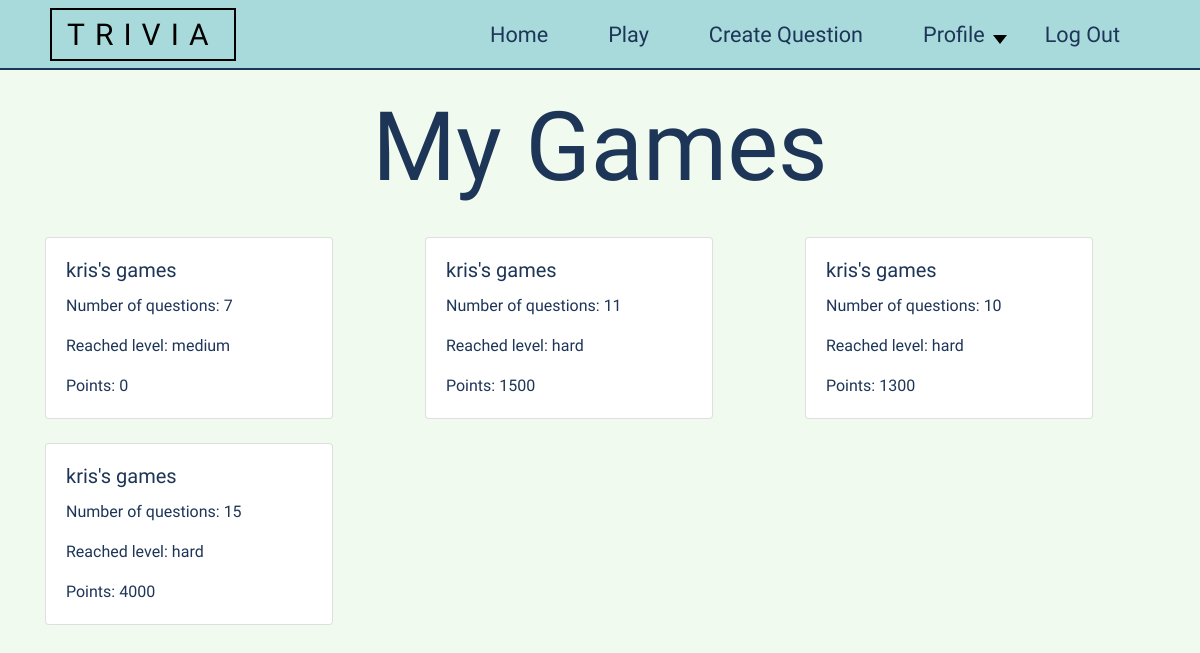
Before: /games/mine/ (signed in) with the older database file.
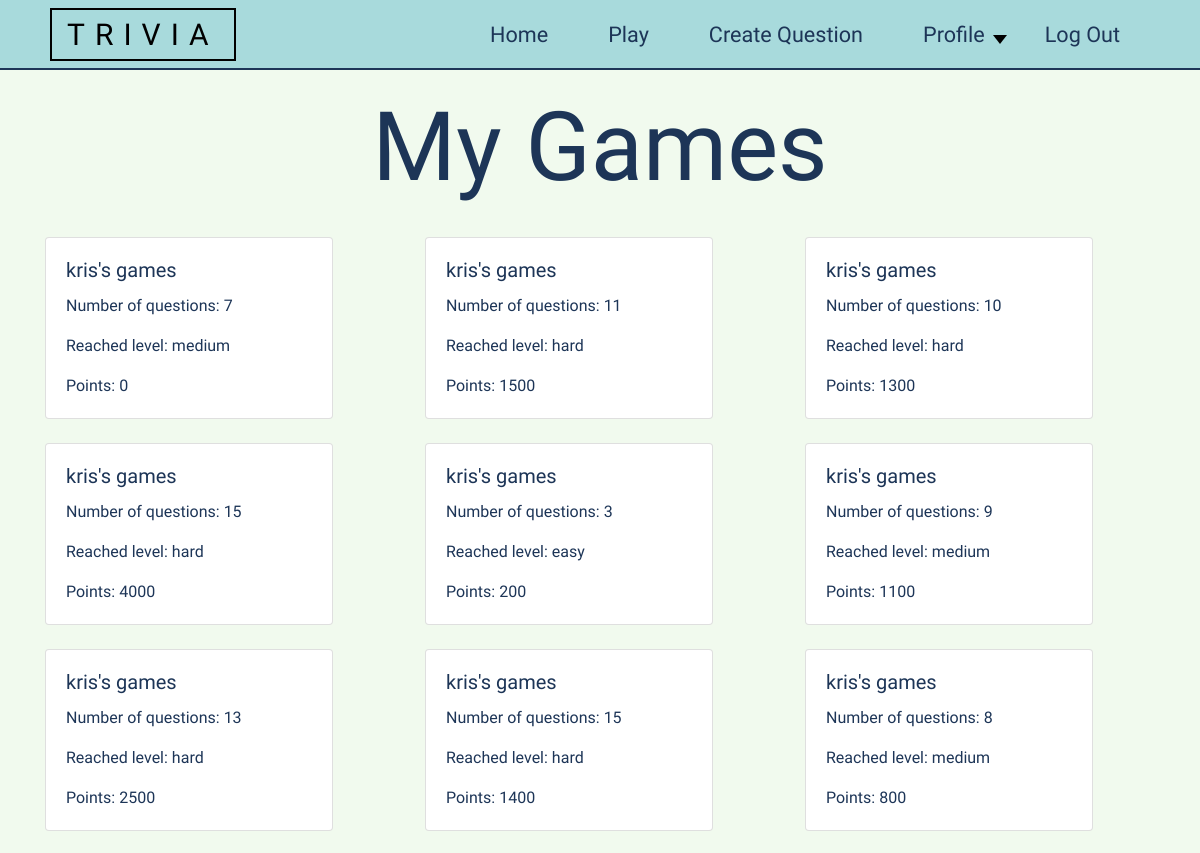
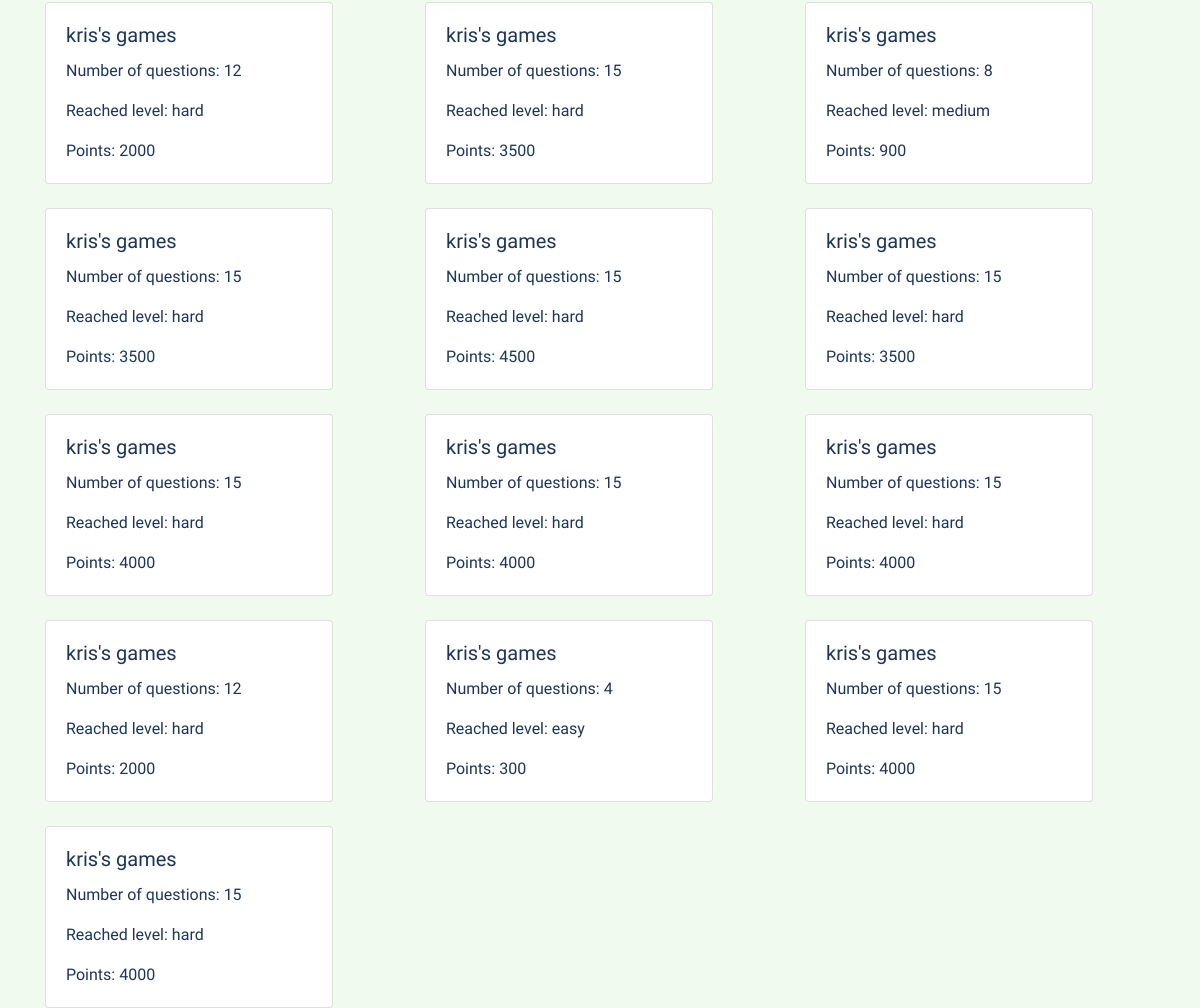
After: the same page with the newer database file (2 pictures, top to bottom).
### games/models.py (models this page shows, shortened)
class PlayedGames(models.Model):
    player = models.ForeignKey(User, on_delete=models.CASCADE)
    number_of_questions = models.PositiveIntegerField(validators=[MinValueValidator(0), MaxValueValidator(15)], default=0)
    last_level = models.ForeignKey(Level, on_delete=models.CASCADE, blank=False)
    points = models.PositiveIntegerField(default=0)

### questions/models.py (models this page shows)
class Level(models.Model):
    name = models.CharField(max_length=30)
    points = models.PositiveIntegerField(validators=[MinValueValidator(10)])
    def __str__(self):
        return f"{self.name}"

### games/views.py (the view)
# urls.py: path('mine/', views.UserGamesList.as_view(), name='my-games'),
class UserGamesList(LoginRequiredMixin, generic.ListView):
    model = PlayedGames
    template_name = 'my_games_list.html'
    context_object_name = 'games'
    def get_queryset(self):
        player_id = int(self.request.user.id)
        try:
            player = User.objects.all().filter(pk=player_id)[0]
            games = PlayedGames.objects.all().filter(player=player)
            return games
        except:
            return []

### games/templates/my_games_list.html
{% extends 'index.html' %}
{% block 'body' %}
<div class="row" style="z-index: 0;">
    <h1 style="font-size: 8vw; width: 50%; margin-left: 25%; text-align: center;">My Games</h1>
    {% for g in games %}
    <div class="col-lg-4">
        <div class="card" style="width: 18rem; margin-top: 2vw">
            <div class="card-body">
                <h5 class="card-title">{{g.player.username}}'s games</h5>
                <p class="card-text">Number of questions: {{g.number_of_questions}}</p>
                <p class="card-text">Reached level: {{g.last_level}}</p>
                <p class="card-text">Points: {{g.points}}</p>
            </div>
        </div>
    </div>
    {% endfor %}
</div>
{% endblock %}

### common/templates/index.html (shortened to what this page needs)
<!DOCTYPE html>
<html>
<head>
    <link rel="stylesheet" href="https://stackpath.bootstrapcdn.com/bootstrap/4.3.1/css/bootstrap.min.css">
    {% load static %}
    <link rel="stylesheet" type="text/css" href="{% static 'common.css' %}">
    <link rel="stylesheet" type="text/css" href="{% static 'accounts.css' %}">
    <link rel="stylesheet" type="text/css" href="{% static 'game.css' %}">
    <link rel="stylesheet" type="text/css" href="{% static 'questions.css' %}">
    <link rel="stylesheet" type="text/css" href="{% static 'play.css' %}">
</head>
<body>
{% include 'navbar.html' %}
<div class="container">
    {% block 'body' %}
    {% endblock %}
</div>
</body>
</html>

### common/templates/navbar.html (shortened to what this page needs)
<nav class="main_element">
    <div class="logo">Trivia</div>
    <ul class="papa">
        <li><a href="{% url 'home' %}">Home</a></li>
        <li><a href="{% url 'play' %}">Play</a></li>
        {% if not user.is_authenticated %}
        <li><a href="{% url 'login' %}">Log In</a></li>
        <li><a href="{% url 'signup' %}">Sign Up</a></li>
        {% else %}
        <li><a href="{% url 'create_question' %}">Create Question</a></li>
        <li><a href="#" class="show">Profile</a>
        </li>
        <li><a href="{% url 'logout' %}">Log Out</a></li>
        {% endif %}
    </ul>
</nav>

### common/static/common.css (style rules this page uses)
* { -webkit-box-sizing: border-box; -moz-box-sizing: border-box; box-sizing: border-box; margin:0; padding: 0; }
body { background-color: #556676; margin: 0; padding: 0; }
.logo { color: black; border: 2px solid black; letter-spacing: 10px; display: inline; text-transform: uppercase; font-size: 30px; padding: 7px 15px; }
.main_element { background-color: #A8DADC; color: white; width: 100%; height: 70px; line-height: 70px; padding: 0 50px; margin-bottom: 20px; border-bottom: 0.2vw solid #1D3557; z-index: 1000; }
ul { list-style-type: none; float: right; }
.main_element > ul >li { padding: 0 30px; display: block; float: left; height: 70px; position: relative; }
a { text-decoration: none; color:black; font-size: 1.8vw; }
.show::after { content: ''; width: 0; height: 0; border-left: 7px solid transparent; border-right: 7px solid transparent; border-top: 9px solid black; position: absolute; top: 35px; right:8px; }

### accounts/static/accounts.css (style rules this page uses)
* { font-family: 'Stylish', sans-serif; color: #1D3557; }
body { background-color: #F1FAEE; }
a { color: #1D3557; }

Changed rows visible on the page:
added PlayedGames: player.username "kris", number_of_questions "3", last_level "easy", points "200"
added PlayedGames: player.username "kris", number_of_questions "9", last_level "medium", points "1100"
added PlayedGames: player.username "kris", number_of_questions "13", last_level "hard", points "2500"
added PlayedGames: player.username "kris", number_of_questions "15", last_level "hard", points "1400"
added PlayedGames: player.username "kris", number_of_questions "8", last_level "medium", points "800"
added PlayedGames: player.username "kris", number_of_questions "12", last_level "hard", points "2000"
added PlayedGames: player.username "kris", number_of_questions "15", last_level "hard", points "3500"
added PlayedGames: player.username "kris", number_of_questions "8", last_level "medium", points "900"
added PlayedGames: player.username "kris", number_of_questions "15", last_level "hard", points "3500"
added PlayedGames: player.username "kris", number_of_questions "15", last_level "hard", points "4500"
added PlayedGames: player.username "kris", number_of_questions "15", last_level "hard", points "3500"
added PlayedGames: player.username "kris", number_of_questions "15", last_level "hard", points "4000"
added PlayedGames: player.username "kris", number_of_questions "15", last_level "hard", points "4000"
added PlayedGames: player.username "kris", number_of_questions "15", last_level "hard", points "4000"
added PlayedGames: player.username "kris", number_of_questions "12", last_level "hard", points "2000"
added PlayedGames: player.username "kris", number_of_questions "4", last_level "easy", points "300"
added PlayedGames: player.username "kris", number_of_questions "15", last_level "hard", points "4000"
added PlayedGames: player.username "kris", number_of_questions "15", last_level "hard", points "4000"
